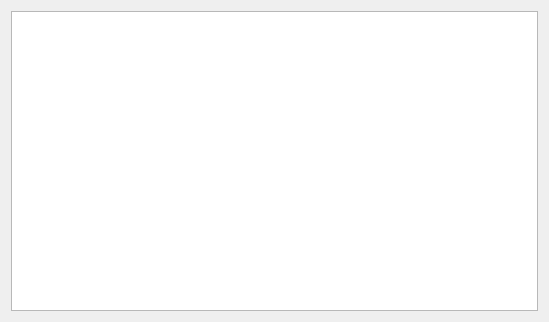
<?xml version="1.0" encoding="UTF-8"?>
<ui version="4.0">
 <class>Dialog</class>
 <widget class="QDialog" name="Dialog">
  <property name="geometry">
   <rect>
    <x>0</x>
    <y>0</y>
    <width>549</width>
    <height>322</height>
   </rect>
  </property>
  <property name="windowTitle">
   <string>Lab2 server</string>
  </property>
  <layout class="QVBoxLayout" name="verticalLayout">
   <item>
    <widget class="QSplitter" name="splitter">
     <property name="orientation">
      <enum>Qt::Horizontal</enum>
     </property>
     <widget class="QListWidget" name="lwLog">
      <property name="sizePolicy">
       <sizepolicy hsizetype="Expanding" vsizetype="Expanding">
        <horstretch>0</horstretch>
        <verstretch>0</verstretch>
       </sizepolicy>
      </property>
      <property name="selectionRectVisible">
       <bool>false</bool>
      </property>
     </widget>
    </widget>
   </item>
  </layout>
 </widget>
 <layoutdefault spacing="6" margin="11"/>
 <resources/>
 <connections/>
</ui>
